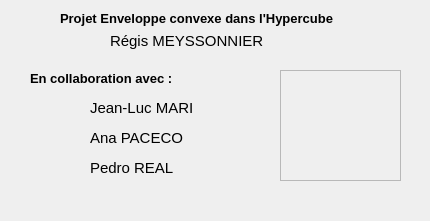
<?xml version="1.0" encoding="UTF-8"?>
<ui version="4.0">
 <class>VersionDialog</class>
 <widget class="QDialog" name="VersionDialog">
  <property name="geometry">
   <rect>
    <x>0</x>
    <y>0</y>
    <width>430</width>
    <height>221</height>
   </rect>
  </property>
  <property name="windowTitle">
   <string>Projet HYPERCUBE</string>
  </property>
  <property name="windowIcon">
   <iconset resource="ressource.qrc">
    <normaloff>:/new/image/ressource/env_conv1.jpg</normaloff>:/new/image/ressource/env_conv1.jpg</iconset>
  </property>
  <property name="sizeGripEnabled">
   <bool>false</bool>
  </property>
  <property name="modal">
   <bool>true</bool>
  </property>
  <widget class="QLabel" name="label">
   <property name="geometry">
    <rect>
     <x>60</x>
     <y>10</y>
     <width>291</width>
     <height>16</height>
    </rect>
   </property>
   <property name="font">
    <font>
     <family>Segoe UI</family>
     <pointsize>10</pointsize>
     <weight>75</weight>
     <bold>true</bold>
    </font>
   </property>
   <property name="text">
    <string>Projet Enveloppe convexe dans l'Hypercube</string>
   </property>
  </widget>
  <widget class="QLabel" name="label_2">
   <property name="geometry">
    <rect>
     <x>110</x>
     <y>30</y>
     <width>161</width>
     <height>21</height>
    </rect>
   </property>
   <property name="font">
    <font>
     <family>Segoe UI</family>
     <pointsize>11</pointsize>
    </font>
   </property>
   <property name="text">
    <string>Régis MEYSSONNIER</string>
   </property>
  </widget>
  <widget class="QLabel" name="label_3">
   <property name="geometry">
    <rect>
     <x>30</x>
     <y>70</y>
     <width>161</width>
     <height>16</height>
    </rect>
   </property>
   <property name="font">
    <font>
     <family>Segoe UI</family>
     <pointsize>10</pointsize>
     <weight>75</weight>
     <bold>true</bold>
    </font>
   </property>
   <property name="text">
    <string>En collaboration avec :</string>
   </property>
  </widget>
  <widget class="QLabel" name="label_4">
   <property name="geometry">
    <rect>
     <x>90</x>
     <y>100</y>
     <width>121</width>
     <height>16</height>
    </rect>
   </property>
   <property name="font">
    <font>
     <family>Segoe UI</family>
     <pointsize>11</pointsize>
    </font>
   </property>
   <property name="text">
    <string>Jean-Luc MARI</string>
   </property>
  </widget>
  <widget class="QLabel" name="label_5">
   <property name="geometry">
    <rect>
     <x>90</x>
     <y>130</y>
     <width>101</width>
     <height>16</height>
    </rect>
   </property>
   <property name="font">
    <font>
     <family>Segoe UI</family>
     <pointsize>11</pointsize>
    </font>
   </property>
   <property name="text">
    <string>Ana PACECO</string>
   </property>
  </widget>
  <widget class="QLabel" name="label_6">
   <property name="geometry">
    <rect>
     <x>90</x>
     <y>160</y>
     <width>91</width>
     <height>16</height>
    </rect>
   </property>
   <property name="font">
    <font>
     <family>Segoe UI</family>
     <pointsize>11</pointsize>
    </font>
   </property>
   <property name="text">
    <string>Pedro REAL</string>
   </property>
  </widget>
  <widget class="QFrame" name="frame">
   <property name="geometry">
    <rect>
     <x>280</x>
     <y>70</y>
     <width>121</width>
     <height>111</height>
    </rect>
   </property>
   <property name="styleSheet">
    <string notr="true">background-image: url(:/new/image/ressource/env_conv100.jpg);</string>
   </property>
   <property name="frameShape">
    <enum>QFrame::StyledPanel</enum>
   </property>
   <property name="frameShadow">
    <enum>QFrame::Raised</enum>
   </property>
  </widget>
 </widget>
 <resources>
  <include location="ressource.qrc"/>
 </resources>
 <connections/>
</ui>
